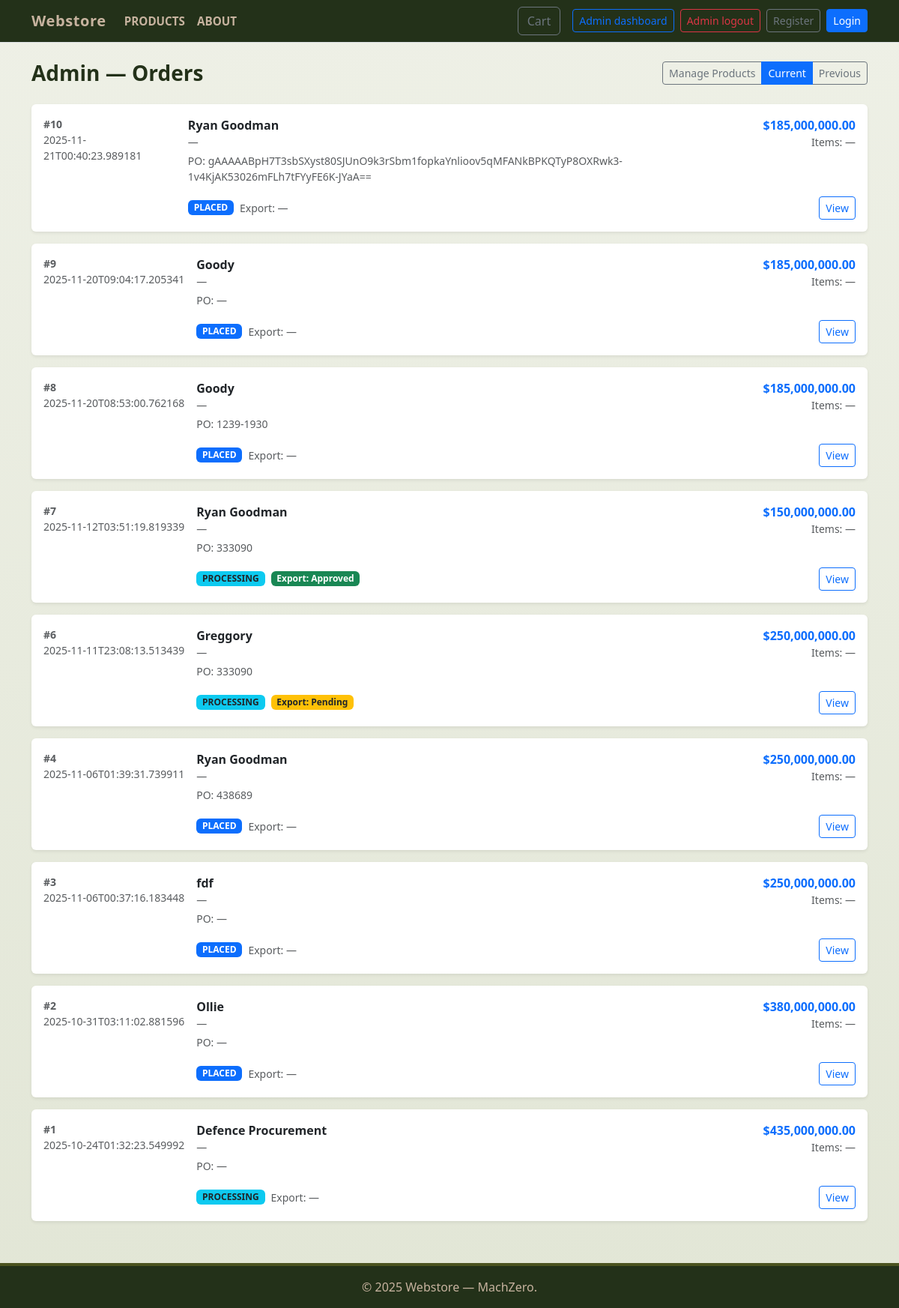
The page /admin/orders (signed in) on the database as committed earlier.
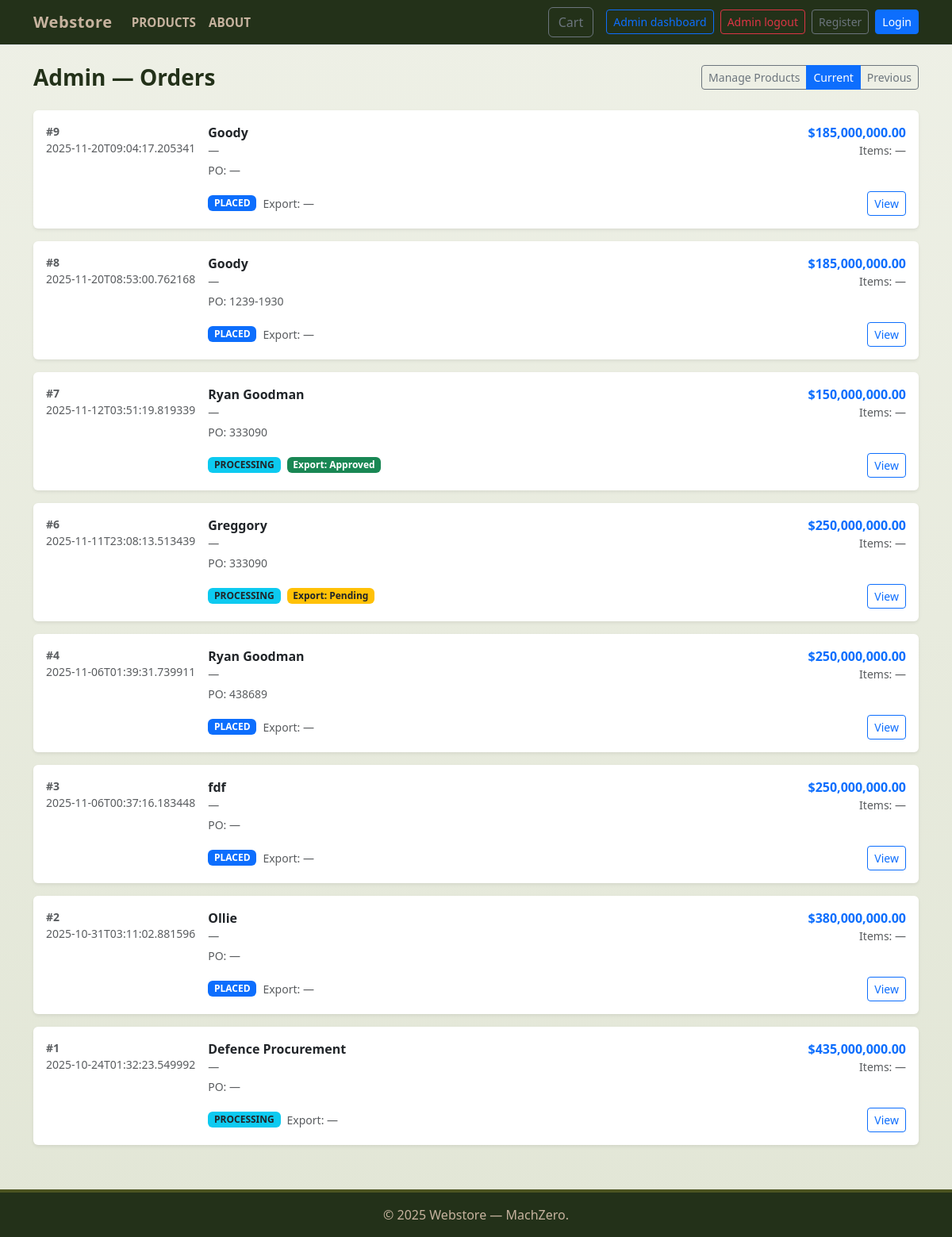
The same page on the database as committed later.
### tables this page shows
CREATE TABLE orders (
        id INTEGER PRIMARY KEY,
        customer_id INTEGER NOT NULL,
        total REAL NOT NULL,
        status TEXT NOT NULL,
        created_at TEXT NOT NULL, agency TEXT, authorized_officer TEXT, official_email TEXT, position_clearance TEXT, contact_number TEXT, po_number TEXT, contract_reference TEXT, funding_source TEXT, auth_doc TEXT, vendor_id TEXT, end_user_cert TEXT, export_license_status TEXT, delivery_location TEXT, required_delivery_date TEXT, payment_method TEXT, declaration_agreed INTEGER, digital_signature TEXT,
        FOREIGN KEY(customer_id) REFERENCES customers(id) ON DELETE CASCADE
    );

CREATE TABLE customers (
        id INTEGER PRIMARY KEY,
        name TEXT NOT NULL,
        email TEXT UNIQUE NOT NULL,
        phone TEXT,
        address TEXT,
        created_at TEXT NOT NULL
    , password TEXT);

### app.py (the view)
@app.route("/admin/orders")
@login_required
def admin_orders():
    db = get_db()
    filt = request.args.get("filter", "current")
    if filt == "previous":
        rows = db.execute(
            "SELECT o.*, c.name AS customer_name FROM orders o LEFT JOIN customers c ON o.customer_id = c.id "
            "WHERE o.status IN ('completed','shipped','cancelled') ORDER BY o.created_at DESC"
        ).fetchall()
    else:
        rows = db.execute(
            "SELECT o.*, c.name AS customer_name FROM orders o LEFT JOIN customers c ON o.customer_id = c.id "
            "WHERE o.status NOT IN ('completed','shipped','cancelled') ORDER BY o.created_at DESC"
        ).fetchall()
    return render_template("admin_orders.html", orders=rows, filter=filt)

### app.py (called while the page is built)
def login_required(f):
    @wraps(f)
    def wrapped(*args, **kwargs):
        if not session.get("is_admin"):
            return redirect(url_for("admin_login", next=request.path))
        return f(*args, **kwargs)
    return wrapped

def get_db():
    if 'db' not in g:
        conn = sqlite3.connect(DB_PATH)
        conn.row_factory = sqlite3.Row
        conn.execute("PRAGMA foreign_keys = ON;")
        g.db = conn
    return g.db

@app.context_processor
def inject_cart_count():
    cart = session.get("cart", {}) if session is not None else {}
    try:
        count = sum(int(v) for v in cart.values()) if cart else 0
    except Exception:
        count = 0
    return {"cart_count": count}

### templates/admin_orders.html (shortened to what this page needs)
<!doctype html>
<html lang="en">
<head>
  <link href="https://cdn.jsdelivr.net/npm/bootstrap@5.3.0/dist/css/bootstrap.min.css" rel="stylesheet">
  <link rel="stylesheet" href="{{ url_for('static', filename='css/styles.css') }}">
</head>
<body>
  {% include 'navbar.html' %}
  <main class="container py-4">
    <div class="d-flex justify-content-between align-items-center mb-4">
      <h3 class="mb-0 fw-bold">Admin — Orders</h3>
      <div class="btn-group" role="group" aria-label="admin actions">
        <a href="{{ url_for('admin_products') }}" class="btn btn-sm btn-outline-secondary">Manage Products</a>
        <a href="{{ url_for('admin_orders', filter='current') }}" class="btn btn-sm btn-outline-primary {% if filter!='previous' %}active{% endif %}">Current</a>
        <a href="{{ url_for('admin_orders', filter='previous') }}" class="btn btn-sm btn-outline-secondary {% if filter=='previous' %}active{% endif %}">Previous</a>
      </div>
    </div>
    {% if orders %}
      <div class="row g-3">
        {% for o in orders %}
          <div class="col-12">
            <div class="card shadow-sm border-0">
              <div class="card-body d-flex flex-column flex-md-row align-items-start">
                <div class="me-3 text-muted small" style="min-width:110px;">
                  <div class="fw-semibold">#{{ o.id }}</div>
                  <div class="text-muted">{{ o.created_at }}</div>
                </div>
                <div class="flex-grow-1">
                  <div class="d-flex justify-content-between align-items-start">
                    <div>
                      <div class="fw-semibold">{{ o.customer_name or '—' }}</div>
                      <div class="small text-muted">{{ o.customer_email or '—' }}</div>
                      <div class="small text-muted mt-1">PO: {{ o.po_number or '—' }}</div>
                    </div>
                    <div class="text-end">
                      <div class="fw-semibold text-primary">${{ "{:,.2f}".format(o.total) }}</div>
                      <div class="small text-muted">Items: {{ o.item_count if o.item_count is defined else '—' }}</div>
                    </div>
                  </div>
                  <div class="mt-3 d-flex flex-wrap gap-2 align-items-center">
                    {% set s = (o.status or '') %}
                    {% if s == 'placed' %}
                      <span class="badge bg-primary text-uppercase small">{{ s }}</span>
                    {% elif s == 'processing' %}
                      <span class="badge bg-info text-dark text-uppercase small">{{ s }}</span>
                    {% elif s == 'shipped' %}
                      <span class="badge bg-secondary text-uppercase small">{{ s }}</span>
                    {% elif s == 'completed' %}
                      <span class="badge bg-success text-uppercase small">{{ s }}</span>
                    {% elif s == 'cancelled' %}
                      <span class="badge bg-danger text-uppercase small">{{ s }}</span>
                    {% else %}
                      <span class="badge bg-secondary text-uppercase small">{{ s }}</span>
                    {% endif %}
                    {% set e = o.export_license_status %}
                    {% if e %}
                      {% if e == 'Approved' %}
                        <span class="badge bg-success small">Export: {{ e }}</span>
                      {% elif e == 'Pending' %}
                        <span class="badge bg-warning text-dark small">Export: {{ e }}</span>
                      {% elif e == 'Exempt' %}
                        <span class="badge bg-info text-dark small">Export: {{ e }}</span>
                      {% else %}
                        <span class="badge bg-secondary small">Export: {{ e }}</span>
                      {% endif %}
                    {% else %}
                      <span class="text-muted small">Export: —</span>
                    {% endif %}
                    <div class="ms-auto">
                      <a class="btn btn-sm btn-outline-primary" href="{{ url_for('admin_order_detail', order_id=o.id) }}">View</a>
                    </div>
                  </div>
                </div>
              </div>
            </div>
          </div>
        {% endfor %}
      </div>
    {% else %}
      <div class="card shadow-sm">
        <div class="card-body text-center text-muted">
          No orders found.
        </div>
      </div>
    {% endif %}
  </main>
<footer>
  <div class="container">
    &copy; {{ 2025 }} Webstore — MachZero.
  </div>
</footer>
</body>
</html>

### templates/navbar.html (shortened to what this page needs)
<nav class="navbar navbar-expand-lg navbar-light bg-light border-bottom">
  <div class="container">
    <a class="navbar-brand" href="{{ url_for('index') }}">Webstore</a>
    <div class="collapse navbar-collapse" id="navMain">
      <ul class="navbar-nav me-auto mb-2 mb-lg-0">
        <li class="nav-item"><a class="nav-link" href="{{ url_for('products') }}">Products</a></li>
        <li class="nav-item"><a class="nav-link" href="{{ url_for('about') }}">About</a></li>
      </ul>
      <div class="d-flex align-items-center">
        <a class="btn btn-outline-secondary position-relative me-3" href="{{ url_for('cart_view') }}">
          Cart
        </a>
        {% if session.get('is_admin') %}
          <a class="btn btn-sm btn-outline-primary me-2" href="{{ url_for('admin_products') }}">Admin dashboard</a>
          <a class="btn btn-sm btn-outline-danger me-2" href="{{ url_for('admin_logout') }}">Admin logout</a>
        {% else %}
          <a class="btn btn-sm btn-outline-secondary me-2" href="{{ url_for('admin_login') }}">Admin login</a>
        {% endif %}
        {% if session.get('customer_name') %}
          <span class="me-2 small text-muted">Hello, {{ session.get('customer_name') }}</span>
          <a class="btn btn-sm btn-outline-danger" href="{{ url_for('logout') }}">Logout</a>
        {% else %}
          <a class="btn btn-sm btn-outline-secondary me-2" href="{{ url_for('register') }}">Register</a>
          <a class="btn btn-sm btn-primary" href="{{ url_for('login') }}">Login</a>
        {% endif %}
      </div>
    </div>
  </div>
</nav>

### static/css/styles.css (style rules this page uses)
:root { --olive: #4b5320; --army-dark: #233119; --khaki: #c7b39f; --sand: #e6dcc8; --accent: #8b1f1f; --white: #ffffff; --navy: #001a66; }
body { background: linear-gradient(180deg, #eef0e6 0%, #e2e6d6 100%); color: var(--army-dark); font-family: "Segoe UI", Roboto, "Helvetica Neue", Arial, sans-serif; margin: 0; }
body { transition: opacity 320ms ease-in-out; will-change: opacity; }
.navbar { background: var(--army-dark) !important; border-bottom: 4px solid var(--olive); }
.navbar .navbar-brand { color: var(--khaki) !important; font-weight: 800; letter-spacing: .6px; }
.navbar .nav-link { color: var(--khaki) !important; font-weight: 600; text-transform: uppercase; font-size: 0.95rem; }
footer { background: var(--army-dark); color: var(--khaki); border-top: 4px solid var(--olive); padding: 1rem 0; margin-top: 2rem; text-align: center; }

Rows that differ between the two databases and show on the page:
no longer on this page (row edited): orders: id "10", created_at "2025-11-21T00:40:23.989181", name "Ryan Goodman", customer_email "—", po_number "gAAAAABpH7T3sbSXyst80SJUnO9k3rSbm1fopkaYnlioov5qMFANkBPKQTyP8OXRwk3-1v4KjAK53026mFLh7tFYyFE6K-JYaA==", total "185,000,000.00", item_count "—", status "PLACED", shows "Export: —"
